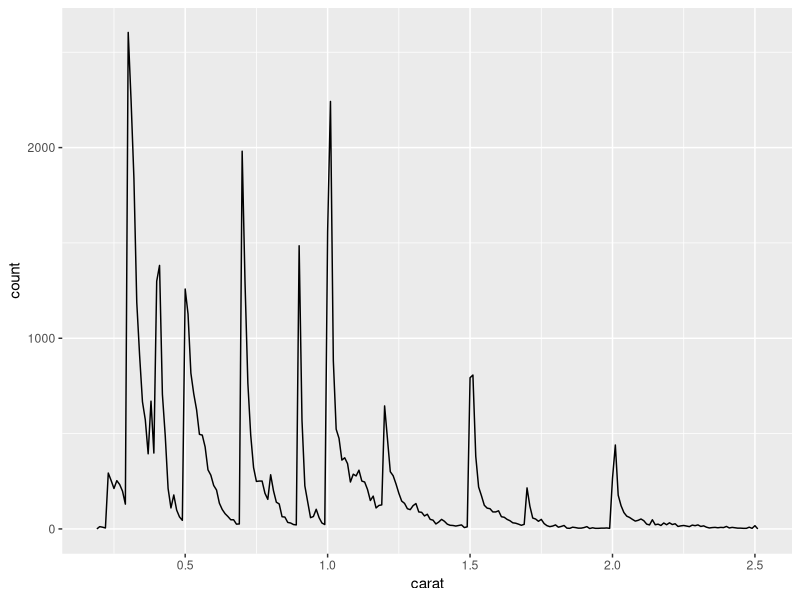
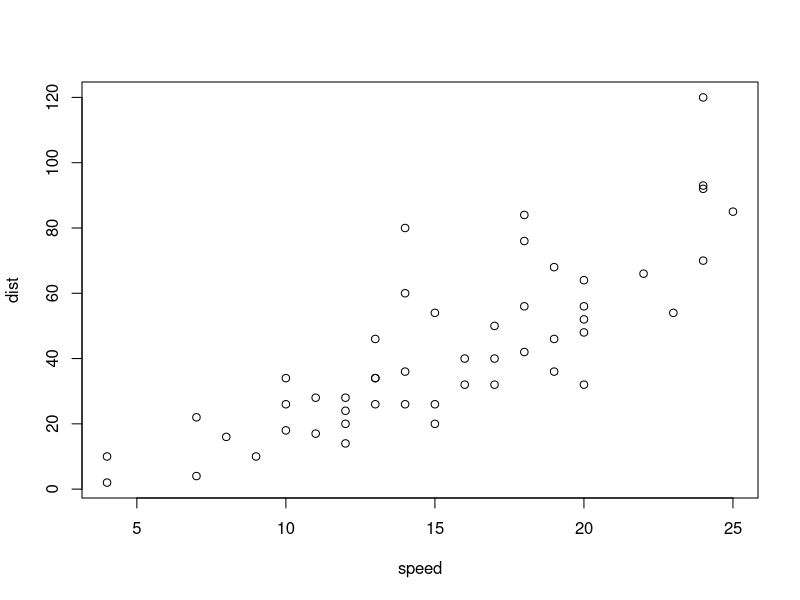

Write R code to recreate these figures, in order.
## ---- chunk 1
library(tidyverse)

smaller <- diamonds %>% 
  filter(carat <= 2.5)
## ---- chunk 2
smaller %>% 
  ggplot(aes(carat)) + 
  geom_freqpoly(binwidth = 0.01)
## ---- chunk 3
plot(cars)
## ---- chunk 4
pressure[1:10,] |> 
  knitr::kable()
